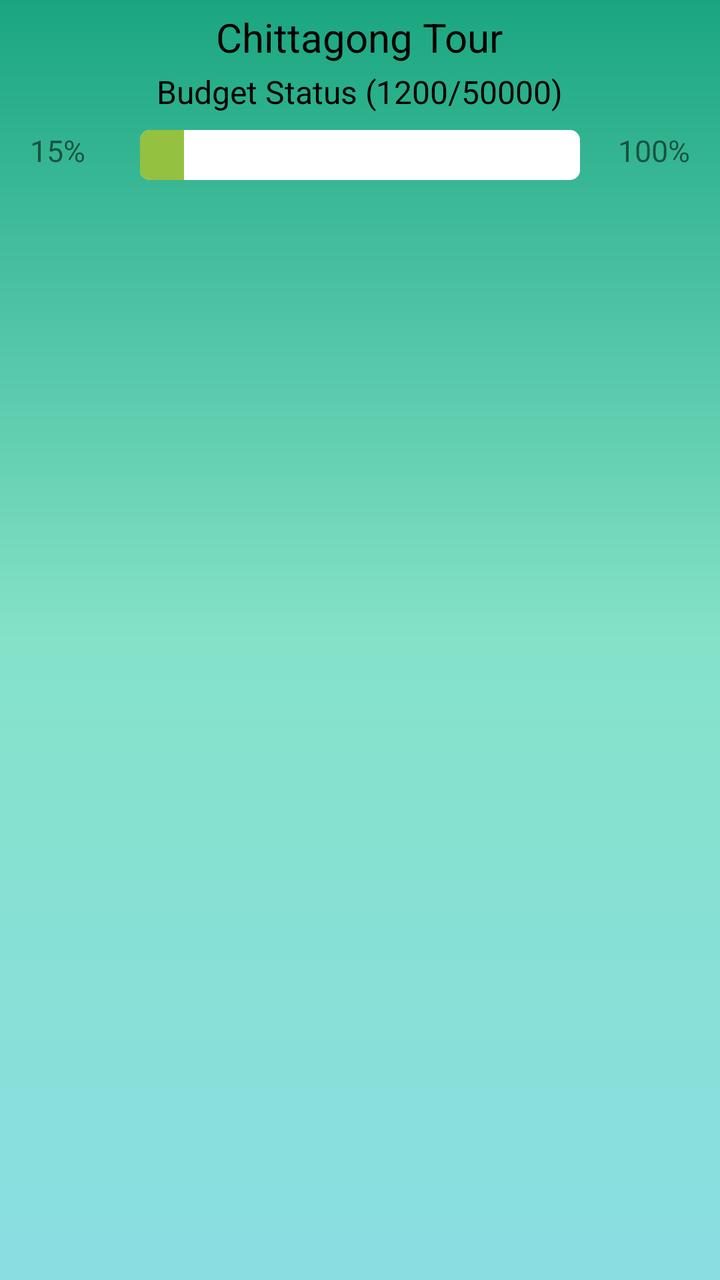
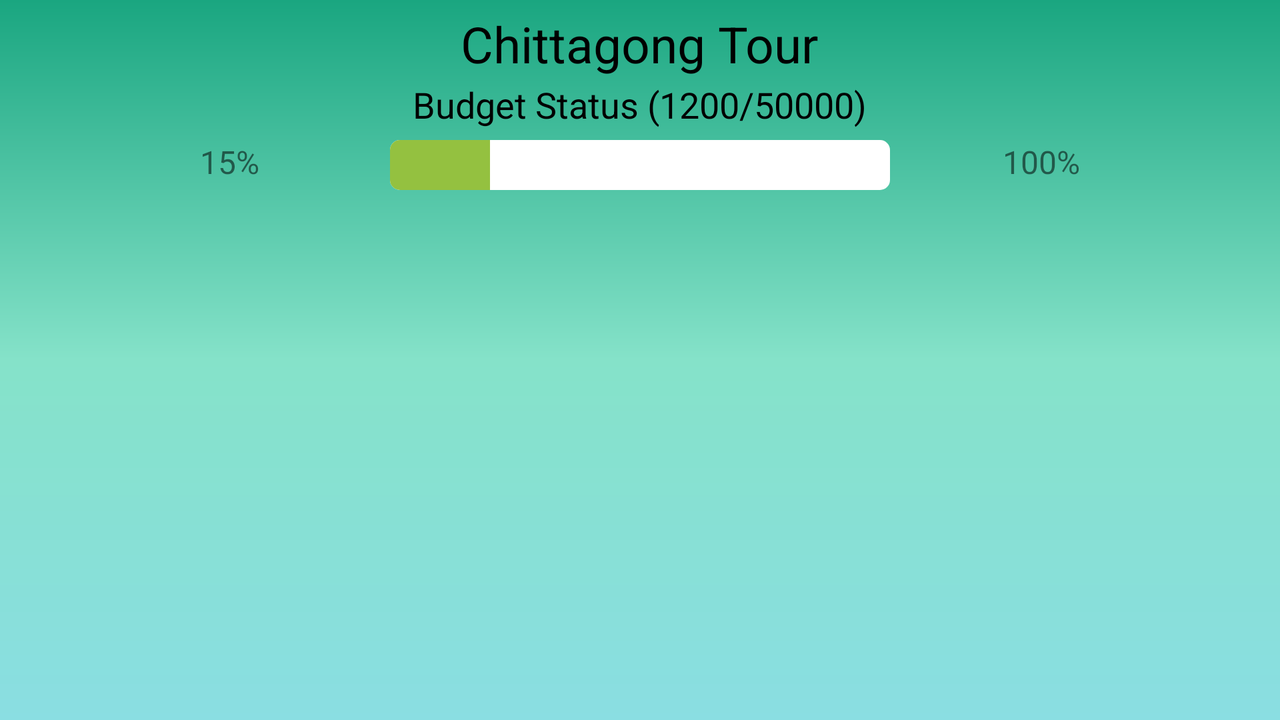

One screen, two layout resources from the same app: the default and the repository's alternative for another configuration. Each is rendered where Android would select it; the XML of both is given below.
<!-- AndroidManifest.xml: application theme AppTheme -->
<!-- res/layout/fragment_event_details.xml -->
<?xml version="1.0" encoding="utf-8"?>
<FrameLayout xmlns:android="http://schemas.android.com/apk/res/android"
    xmlns:tools="http://schemas.android.com/tools"
    android:layout_width="match_parent"
    android:layout_height="match_parent"
    android:background="@drawable/background_color"
    tools:context=".fragment.EventDetailsFragment">
    <RelativeLayout
        android:layout_width="match_parent"
        android:layout_height="wrap_content"
        android:layout_marginBottom="5dp">

        <TextView
            android:layout_marginTop="5dp"
            android:id="@+id/eventNameTextView"
            android:layout_width="wrap_content"
            android:layout_height="wrap_content"
            android:layout_alignParentTop="true"
            android:layout_centerHorizontal="true"
            android:textColor="@android:color/black"
            android:textSize="20sp"
            tools:text="Chittagong Tour" />

        <TextView
            android:id="@+id/budgetStatusTextView"
            android:layout_width="wrap_content"
            android:layout_height="wrap_content"
            android:layout_alignParentTop="true"
            android:layout_centerHorizontal="true"
            android:layout_marginTop="35dp"
            android:textColor="@android:color/black"
            android:textSize="16sp"
            tools:text="Budget Status (1200/50000)" />

        <TextView
            android:id="@+id/expensePercent"
            android:layout_width="wrap_content"
            android:layout_height="wrap_content"
            android:layout_alignParentStart="true"
            android:layout_alignTop="@+id/budgetStatusProgressBar"
            android:textSize="15sp"
            android:layout_marginLeft="15dp"
            tools:text="15%"
            android:layout_alignParentLeft="true"
            />

        <TextView
            android:id="@+id/totalBudget"
            android:layout_width="wrap_content"
            android:layout_height="wrap_content"
            android:layout_alignParentEnd="true"
            android:layout_alignTop="@+id/expensePercent"
            android:layout_marginRight="15dp"
            android:textSize="15sp"
            tools:text="100%"
            android:layout_alignParentRight="true" />

        <ProgressBar
            android:id="@+id/budgetStatusProgressBar"
            style="@android:style/Widget.ProgressBar.Horizontal"
            android:layout_width="220dp"
            android:layout_height="25dp"
            android:layout_alignParentTop="true"
            android:layout_centerHorizontal="true"
            android:layout_gravity="center_horizontal"
            android:layout_marginTop="65dp"
            tools:progress="10"
            android:max="100"
            android:progressBackgroundTint="#ffffff"
            android:progressTint="#94c140" />

    </RelativeLayout>

    <ExpandableListView
        android:id="@+id/eventExListView"
        android:layout_width="match_parent"
        android:layout_marginTop="130dp"
        android:layout_height="wrap_content"></ExpandableListView>

</FrameLayout>
<!-- resources referenced by this layout -->
<resources>
  <!-- drawable background_color (drawable) -->
  <?xml version="1.0" encoding="utf-8"?>
  <shape xmlns:android="http://schemas.android.com/apk/res/android">
  
      <gradient
          android:startColor="#8ADEE2"
          android:centerColor="#85e2c9"
          android:endColor="#1AA680"
          android:angle="90"
          />
  </shape>
  <style name="AppTheme" parent="Theme.AppCompat.Light.DarkActionBar">
          
          <item name="colorPrimary">@color/colorPrimary</item>
          <item name="colorPrimaryDark">@color/colorPrimaryDark</item>
          <item name="colorAccent">@color/colorAccent</item>
      </style>
  <color name="colorPrimary">#26AE88</color>
  <color name="colorPrimaryDark">#008c65</color>
  <color name="colorAccent">#FF4081</color>
</resources>
<!-- res/layout-land/fragment_event_details.xml (the repository's variant of the layout above) -->
<!-- drawn on the phone turned sideways -->
<?xml version="1.0" encoding="utf-8"?>
<FrameLayout xmlns:android="http://schemas.android.com/apk/res/android"
    xmlns:tools="http://schemas.android.com/tools"
    android:layout_width="match_parent"
    android:layout_height="match_parent"
    android:background="@drawable/background_color"
    tools:context=".fragment.EventDetailsFragment">
    <ScrollView
        android:layout_width="match_parent"
        android:layout_height="wrap_content">
    <RelativeLayout
        android:layout_width="match_parent"
        android:layout_height="wrap_content"
        android:layout_marginBottom="5dp">

        <TextView
            android:layout_marginTop="5dp"
            android:id="@+id/eventNameTextView"
            android:layout_width="wrap_content"
            android:layout_height="wrap_content"
            android:layout_alignParentTop="true"
            android:layout_centerHorizontal="true"
            android:textColor="@android:color/black"
            android:textSize="25sp"
            tools:text="Chittagong Tour" />

        <TextView
            android:id="@+id/budgetStatusTextView"
            android:layout_width="wrap_content"
            android:layout_height="wrap_content"
            android:layout_alignParentTop="true"
            android:layout_centerHorizontal="true"
            android:layout_marginTop="40dp"
            android:textColor="@android:color/black"
            android:textSize="18sp"
            tools:text="Budget Status (1200/50000)" />

        <TextView
            android:id="@+id/expensePercent"
            android:layout_width="wrap_content"
            android:layout_height="wrap_content"
            android:layout_alignParentStart="true"
            android:layout_alignTop="@+id/budgetStatusProgressBar"
            android:layout_marginStart="100dp"
            android:textSize="16sp"
            tools:text="15%"
            android:layout_alignParentLeft="true"
            android:layout_marginLeft="30dp" />

        <TextView
            android:id="@+id/totalBudget"
            android:layout_width="wrap_content"
            android:layout_height="wrap_content"
            android:layout_alignParentEnd="true"
            android:layout_alignTop="@+id/expensePercent"
            android:layout_marginEnd="100dp"
            android:textSize="16sp"
            tools:text="100%"
            android:layout_alignParentRight="true"
            android:layout_marginRight="20dp" />

        <ProgressBar
            android:id="@+id/budgetStatusProgressBar"
            style="@android:style/Widget.ProgressBar.Horizontal"
            android:layout_width="250dp"
            android:layout_height="25dp"
            android:layout_alignParentTop="true"
            android:layout_centerHorizontal="true"
            android:layout_gravity="center_horizontal"
            android:layout_marginTop="70dp"
            tools:progress="20"
            android:progressBackgroundTint="#ffffff"
            android:progressTint="#94c140" />

    </RelativeLayout>

    </ScrollView>

    <ExpandableListView
        android:id="@+id/eventExListView"
        android:layout_width="match_parent"
        android:layout_marginTop="130dp"
        android:layout_height="wrap_content"/>
</FrameLayout>
